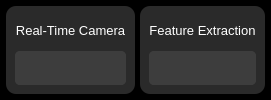
        <widget class="QFrame" name="frame_2">
         <property name="styleSheet">
          <string notr="true">background-color: rgb(0, 0, 0);</string>
         </property>
         <property name="frameShape">
          <enum>QFrame::StyledPanel</enum>
         </property>
         <property name="frameShadow">
          <enum>QFrame::Raised</enum>
         </property>
         <layout class="QHBoxLayout" name="horizontalLayout_2">
          <property name="spacing">
           <number>5</number>
          </property>
          <property name="leftMargin">
           <number>5</number>
          </property>
          <property name="topMargin">
           <number>5</number>
          </property>
          <property name="rightMargin">
           <number>5</number>
          </property>
          <property name="bottomMargin">
           <number>5</number>
          </property>
          <item>
           <widget class="QFrame" name="frame_5">
            <property name="styleSheet">
             <string notr="true">background-color: rgb(42,42,42);
border-radius: 10px;
color: rgb(255, 255, 255);</string>
            </property>
            <property name="frameShape">
             <enum>QFrame::StyledPanel</enum>
            </property>
            <property name="frameShadow">
             <enum>QFrame::Raised</enum>
            </property>
            <layout class="QVBoxLayout" name="verticalLayout_4">
             <item>
              <widget class="QFrame" name="frame_11">
               <property name="maximumSize">
                <size>
                 <width>16777215</width>
                 <height>30</height>
                </size>
               </property>
               <property name="frameShape">
                <enum>QFrame::StyledPanel</enum>
               </property>
               <property name="frameShadow">
                <enum>QFrame::Raised</enum>
               </property>
               <layout class="QHBoxLayout" name="horizontalLayout_6">
                <property name="spacing">
                 <number>0</number>
                </property>
                <property name="leftMargin">
                 <number>0</number>
                </property>
                <property name="topMargin">
                 <number>0</number>
                </property>
                <property name="rightMargin">
                 <number>0</number>
                </property>
                <property name="bottomMargin">
                 <number>0</number>
                </property>
                <item>
                 <widget class="QLabel" name="label_4">
                  <property name="font">
                   <font>
                    <pointsize>10</pointsize>
                   </font>
                  </property>
                  <property name="styleSheet">
                   <string notr="true">color: rgb(255, 255, 255);</string>
                  </property>
                  <property name="text">
                   <string>Real-Time Camera</string>
                  </property>
                  <property name="alignment">
                   <set>Qt::AlignCenter</set>
                  </property>
                 </widget>
                </item>
               </layout>
              </widget>
             </item>
             <item>
              <widget class="QFrame" name="frame_12">
               <property name="maximumSize">
                <size>
                 <width>16777215</width>
                 <height>1020</height>
                </size>
               </property>
               <property name="styleSheet">
                <string notr="true">background-color: rgb(61, 61, 61);
border-radius: 5px;
color: rgb(255, 255, 255);</string>
               </property>
               <property name="frameShape">
                <enum>QFrame::StyledPanel</enum>
               </property>
               <property name="frameShadow">
                <enum>QFrame::Raised</enum>
               </property>
               <layout class="QHBoxLayout" name="horizontalLayout_9">
                <property name="spacing">
                 <number>0</number>
                </property>
                <property name="leftMargin">
                 <number>0</number>
                </property>
                <property name="topMargin">
                 <number>0</number>
                </property>
                <property name="rightMargin">
                 <number>0</number>
                </property>
                <property name="bottomMargin">
                 <number>0</number>
                </property>
                <item>
                 <widget class="QLabel" name="labelCamera">
                  <property name="text">
                   <string/>
                  </property>
                  <property name="alignment">
                   <set>Qt::AlignCenter</set>
                  </property>
                 </widget>
                </item>
               </layout>
              </widget>
             </item>
            </layout>
           </widget>
          </item>
          <item>
           <widget class="QFrame" name="frame_6">
            <property name="styleSheet">
             <string notr="true">background-color: rgb(42,42,42);
border-radius: 10px;
color: rgb(255, 255, 255);</string>
            </property>
            <property name="frameShape">
             <enum>QFrame::StyledPanel</enum>
            </property>
            <property name="frameShadow">
             <enum>QFrame::Raised</enum>
            </property>
            <layout class="QVBoxLayout" name="verticalLayout_5">
             <item>
              <widget class="QFrame" name="frame_13">
               <property name="maximumSize">
                <size>
                 <width>16777215</width>
                 <height>30</height>
                </size>
               </property>
               <property name="frameShape">
                <enum>QFrame::StyledPanel</enum>
               </property>
               <property name="frameShadow">
                <enum>QFrame::Raised</enum>
               </property>
               <layout class="QHBoxLayout" name="horizontalLayout_5">
                <property name="spacing">
                 <number>0</number>
                </property>
                <property name="leftMargin">
                 <number>0</number>
                </property>
                <property name="topMargin">
                 <number>0</number>
                </property>
                <property name="rightMargin">
                 <number>0</number>
                </property>
                <property name="bottomMargin">
                 <number>0</number>
                </property>
                <item>
                 <widget class="QLabel" name="label_5">
                  <property name="font">
                   <font>
                    <pointsize>10</pointsize>
                   </font>
                  </property>
                  <property name="styleSheet">
                   <string notr="true">color: rgb(255, 255, 255);</string>
                  </property>
                  <property name="text">
                   <string>Feature Extraction</string>
                  </property>
                  <property name="alignment">
                   <set>Qt::AlignCenter</set>
                  </property>
                 </widget>
                </item>
               </layout>
              </widget>
             </item>
             <item>
              <widget class="QFrame" name="frame_14">
               <property name="styleSheet">
                <string notr="true">background-color: rgb(61, 61, 61);
border-radius: 5px;
color: rgb(255, 255, 255);</string>
               </property>
               <property name="frameShape">
                <enum>QFrame::StyledPanel</enum>
               </property>
               <property name="frameShadow">
                <enum>QFrame::Raised</enum>
               </property>
               <layout class="QHBoxLayout" name="horizontalLayout_10">
                <property name="spacing">
                 <number>0</number>
                </property>
                <property name="leftMargin">
                 <number>0</number>
                </property>
                <property name="topMargin">
                 <number>0</number>
                </property>
                <property name="rightMargin">
                 <number>0</number>
                </property>
                <property name="bottomMargin">
                 <number>0</number>
                </property>
                <item>
                 <widget class="QLabel" name="labelExtraction">
                  <property name="text">
                   <string/>
                  </property>
                  <property name="alignment">
                   <set>Qt::AlignCenter</set>
                  </property>
                 </widget>
                </item>
               </layout>
              </widget>
             </item>
            </layout>
           </widget>
          </item>
         </layout>
        </widget>
